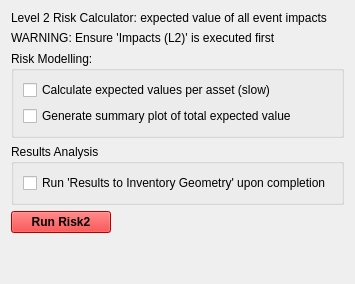
         <widget class="QWidget" name="tab_4">
          <attribute name="title">
           <string>Risk (L2)</string>
          </attribute>
          <layout class="QVBoxLayout" name="verticalLayout_7">
           <item>
            <widget class="QLabel" name="label_3">
             <property name="text">
              <string>Level 2 Risk Calculator: expected value of all event impacts</string>
             </property>
            </widget>
           </item>
           <item>
            <widget class="QLabel" name="label_7">
             <property name="text">
              <string>WARNING: Ensure 'Impacts (L2)' is executed first</string>
             </property>
            </widget>
           </item>
           <item>
            <widget class="QGroupBox" name="verticalGroupBox_3">
             <property name="title">
              <string>Risk Modelling:</string>
             </property>
             <layout class="QVBoxLayout" name="verticalLayout_2">
              <item>
               <widget class="QCheckBox" name="checkBox_r2rpa">
                <property name="text">
                 <string>Calculate expected values per asset (slow)</string>
                </property>
               </widget>
              </item>
              <item>
               <widget class="QCheckBox" name="checkBox_r2plot">
                <property name="text">
                 <string>Generate summary plot of total expected value</string>
                </property>
               </widget>
              </item>
             </layout>
            </widget>
           </item>
           <item>
            <widget class="QGroupBox" name="verticalGroupBox_4">
             <property name="title">
              <string>Results Analysis</string>
             </property>
             <layout class="QVBoxLayout" name="verticalLayout_4">
              <item>
               <widget class="QCheckBox" name="checkBox_r2ires">
                <property name="text">
                 <string>Run 'Results to Inventory Geometry' upon completion</string>
                </property>
               </widget>
              </item>
             </layout>
            </widget>
           </item>
           <item>
            <widget class="QPushButton" name="pushButton_r2Run">
             <property name="maximumSize">
              <size>
               <width>100</width>
               <height>16777215</height>
              </size>
             </property>
             <property name="palette">
              <palette>
               <active>
                <colorrole role="WindowText">
                 <brush brushstyle="SolidPattern">
                  <color alpha="255">
                   <red>0</red>
                   <green>0</green>
                   <blue>0</blue>
                  </color>
                 </brush>
                </colorrole>
                <colorrole role="Button">
                 <brush brushstyle="SolidPattern">
                  <color alpha="255">
                   <red>255</red>
                   <green>0</green>
                   <blue>0</blue>
                  </color>
                 </brush>
                </colorrole>
                <colorrole role="Light">
                 <brush brushstyle="SolidPattern">
                  <color alpha="255">
                   <red>255</red>
                   <green>127</green>
                   <blue>127</blue>
                  </color>
                 </brush>
                </colorrole>
                <colorrole role="Midlight">
                 <brush brushstyle="SolidPattern">
                  <color alpha="255">
                   <red>255</red>
                   <green>63</green>
                   <blue>63</blue>
                  </color>
                 </brush>
                </colorrole>
                <colorrole role="Dark">
                 <brush brushstyle="SolidPattern">
                  <color alpha="255">
                   <red>127</red>
                   <green>0</green>
                   <blue>0</blue>
                  </color>
                 </brush>
                </colorrole>
                <colorrole role="Mid">
                 <brush brushstyle="SolidPattern">
                  <color alpha="255">
                   <red>170</red>
                   <green>0</green>
                   <blue>0</blue>
                  </color>
                 </brush>
                </colorrole>
                <colorrole role="Text">
                 <brush brushstyle="SolidPattern">
                  <color alpha="255">
                   <red>0</red>
                   <green>0</green>
                   <blue>0</blue>
                  </color>
                 </brush>
                </colorrole>
                <colorrole role="BrightText">
                 <brush brushstyle="SolidPattern">
                  <color alpha="255">
                   <red>255</red>
                   <green>255</green>
                   <blue>255</blue>
                  </color>
                 </brush>
                </colorrole>
                <colorrole role="ButtonText">
                 <brush brushstyle="SolidPattern">
                  <color alpha="255">
                   <red>0</red>
                   <green>0</green>
                   <blue>0</blue>
                  </color>
                 </brush>
                </colorrole>
                <colorrole role="Base">
                 <brush brushstyle="SolidPattern">
                  <color alpha="255">
                   <red>255</red>
                   <green>255</green>
                   <blue>255</blue>
                  </color>
                 </brush>
                </colorrole>
                <colorrole role="Window">
                 <brush brushstyle="SolidPattern">
                  <color alpha="255">
                   <red>255</red>
                   <green>0</green>
                   <blue>0</blue>
                  </color>
                 </brush>
                </colorrole>
                <colorrole role="Shadow">
                 <brush brushstyle="SolidPattern">
                  <color alpha="255">
                   <red>0</red>
                   <green>0</green>
                   <blue>0</blue>
                  </color>
                 </brush>
                </colorrole>
                <colorrole role="AlternateBase">
                 <brush brushstyle="SolidPattern">
                  <color alpha="255">
                   <red>255</red>
                   <green>127</green>
                   <blue>127</blue>
                  </color>
                 </brush>
                </colorrole>
                <colorrole role="ToolTipBase">
                 <brush brushstyle="SolidPattern">
                  <color alpha="255">
                   <red>255</red>
                   <green>255</green>
                   <blue>220</blue>
                  </color>
                 </brush>
                </colorrole>
                <colorrole role="ToolTipText">
                 <brush brushstyle="SolidPattern">
                  <color alpha="255">
                   <red>0</red>
                   <green>0</green>
                   <blue>0</blue>
                  </color>
                 </brush>
                </colorrole>
               </active>
               <inactive>
                <colorrole role="WindowText">
                 <brush brushstyle="SolidPattern">
                  <color alpha="255">
                   <red>0</red>
                   <green>0</green>
                   <blue>0</blue>
                  </color>
                 </brush>
                </colorrole>
                <colorrole role="Button">
                 <brush brushstyle="SolidPattern">
                  <color alpha="255">
                   <red>255</red>
                   <green>0</green>
                   <blue>0</blue>
                  </color>
                 </brush>
                </colorrole>
                <colorrole role="Light">
                 <brush brushstyle="SolidPattern">
                  <color alpha="255">
                   <red>255</red>
                   <green>127</green>
                   <blue>127</blue>
                  </color>
                 </brush>
                </colorrole>
                <colorrole role="Midlight">
                 <brush brushstyle="SolidPattern">
                  <color alpha="255">
                   <red>255</red>
                   <green>63</green>
                   <blue>63</blue>
                  </color>
                 </brush>
                </colorrole>
                <colorrole role="Dark">
                 <brush brushstyle="SolidPattern">
                  <color alpha="255">
                   <red>127</red>
                   <green>0</green>
                   <blue>0</blue>
                  </color>
                 </brush>
                </colorrole>
                <colorrole role="Mid">
                 <brush brushstyle="SolidPattern">
                  <color alpha="255">
                   <red>170</red>
                   <green>0</green>
                   <blue>0</blue>
                  </color>
                 </brush>
                </colorrole>
                <colorrole role="Text">
                 <brush brushstyle="SolidPattern">
                  <color alpha="255">
                   <red>0</red>
                   <green>0</green>
                   <blue>0</blue>
                  </color>
                 </brush>
                </colorrole>
                <colorrole role="BrightText">
                 <brush brushstyle="SolidPattern">
                  <color alpha="255">
                   <red>255</red>
                   <green>255</green>
                   <blue>255</blue>
                  </color>
                 </brush>
                </colorrole>
                <colorrole role="ButtonText">
                 <brush brushstyle="SolidPattern">
                  <color alpha="255">
                   <red>0</red>
                   <green>0</green>
                   <blue>0</blue>
                  </color>
                 </brush>
                </colorrole>
                <colorrole role="Base">
                 <brush brushstyle="SolidPattern">
                  <color alpha="255">
                   <red>255</red>
                   <green>255</green>
                   <blue>255</blue>
                  </color>
                 </brush>
                </colorrole>
                <colorrole role="Window">
                 <brush brushstyle="SolidPattern">
                  <color alpha="255">
                   <red>255</red>
                   <green>0</green>
                   <blue>0</blue>
                  </color>
                 </brush>
                </colorrole>
                <colorrole role="Shadow">
                 <brush brushstyle="SolidPattern">
                  <color alpha="255">
                   <red>0</red>
                   <green>0</green>
                   <blue>0</blue>
                  </color>
                 </brush>
                </colorrole>
                <colorrole role="AlternateBase">
                 <brush brushstyle="SolidPattern">
                  <color alpha="255">
                   <red>255</red>
                   <green>127</green>
                   <blue>127</blue>
                  </color>
                 </brush>
                </colorrole>
                <colorrole role="ToolTipBase">
                 <brush brushstyle="SolidPattern">
                  <color alpha="255">
                   <red>255</red>
                   <green>255</green>
                   <blue>220</blue>
                  </color>
                 </brush>
                </colorrole>
                <colorrole role="ToolTipText">
                 <brush brushstyle="SolidPattern">
                  <color alpha="255">
                   <red>0</red>
                   <green>0</green>
                   <blue>0</blue>
                  </color>
                 </brush>
                </colorrole>
               </inactive>
               <disabled>
                <colorrole role="WindowText">
                 <brush brushstyle="SolidPattern">
                  <color alpha="255">
                   <red>127</red>
                   <green>0</green>
                   <blue>0</blue>
                  </color>
                 </brush>
                </colorrole>
                <colorrole role="Button">
                 <brush brushstyle="SolidPattern">
                  <color alpha="255">
                   <red>255</red>
                   <green>0</green>
                   <blue>0</blue>
                  </color>
                 </brush>
                </colorrole>
                <colorrole role="Light">
                 <brush brushstyle="SolidPattern">
                  <color alpha="255">
                   <red>255</red>
                   <green>127</green>
                   <blue>127</blue>
                  </color>
                 </brush>
                </colorrole>
                <colorrole role="Midlight">
                 <brush brushstyle="SolidPattern">
                  <color alpha="255">
                   <red>255</red>
                   <green>63</green>
                   <blue>63</blue>
                  </color>
                 </brush>
                </colorrole>
                <colorrole role="Dark">
                 <brush brushstyle="SolidPattern">
                  <color alpha="255">
                   <red>127</red>
                   <green>0</green>
                   <blue>0</blue>
                  </color>
                 </brush>
                </colorrole>
                <colorrole role="Mid">
                 <brush brushstyle="SolidPattern">
                  <color alpha="255">
                   <red>170</red>
                   <green>0</green>
                   <blue>0</blue>
                  </color>
                 </brush>
                </colorrole>
                <colorrole role="Text">
                 <brush brushstyle="SolidPattern">
                  <color alpha="255">
                   <red>127</red>
                   <green>0</green>
                   <blue>0</blue>
                  </color>
                 </brush>
                </colorrole>
                <colorrole role="BrightText">
                 <brush brushstyle="SolidPattern">
                  <color alpha="255">
                   <red>255</red>
                   <green>255</green>
                   <blue>255</blue>
                  </color>
                 </brush>
                </colorrole>
                <colorrole role="ButtonText">
                 <brush brushstyle="SolidPattern">
                  <color alpha="255">
                   <red>127</red>
                   <green>0</green>
                   <blue>0</blue>
                  </color>
                 </brush>
                </colorrole>
                <colorrole role="Base">
                 <brush brushstyle="SolidPattern">
                  <color alpha="255">
                   <red>255</red>
                   <green>0</green>
                   <blue>0</blue>
                  </color>
                 </brush>
                </colorrole>
                <colorrole role="Window">
                 <brush brushstyle="SolidPattern">
                  <color alpha="255">
                   <red>255</red>
                   <green>0</green>
                   <blue>0</blue>
                  </color>
                 </brush>
                </colorrole>
                <colorrole role="Shadow">
                 <brush brushstyle="SolidPattern">
                  <color alpha="255">
                   <red>0</red>
                   <green>0</green>
                   <blue>0</blue>
                  </color>
                 </brush>
                </colorrole>
                <colorrole role="AlternateBase">
                 <brush brushstyle="SolidPattern">
                  <color alpha="255">
                   <red>255</red>
                   <green>0</green>
                   <blue>0</blue>
                  </color>
                 </brush>
                </colorrole>
                <colorrole role="ToolTipBase">
                 <brush brushstyle="SolidPattern">
                  <color alpha="255">
                   <red>255</red>
                   <green>255</green>
                   <blue>220</blue>
                  </color>
                 </brush>
                </colorrole>
                <colorrole role="ToolTipText">
                 <brush brushstyle="SolidPattern">
                  <color alpha="255">
                   <red>0</red>
                   <green>0</green>
                   <blue>0</blue>
                  </color>
                 </brush>
                </colorrole>
               </disabled>
              </palette>
             </property>
             <property name="font">
              <font>
               <weight>75</weight>
               <bold>true</bold>
              </font>
             </property>
             <property name="text">
              <string>Run Risk2</string>
             </property>
            </widget>
           </item>
           <item>
            <spacer name="verticalSpacer_4">
             <property name="orientation">
              <enum>Qt::Vertical</enum>
             </property>
             <property name="sizeHint" stdset="0">
              <size>
               <width>20</width>
               <height>40</height>
              </size>
             </property>
            </spacer>
           </item>
          </layout>
         </widget>
